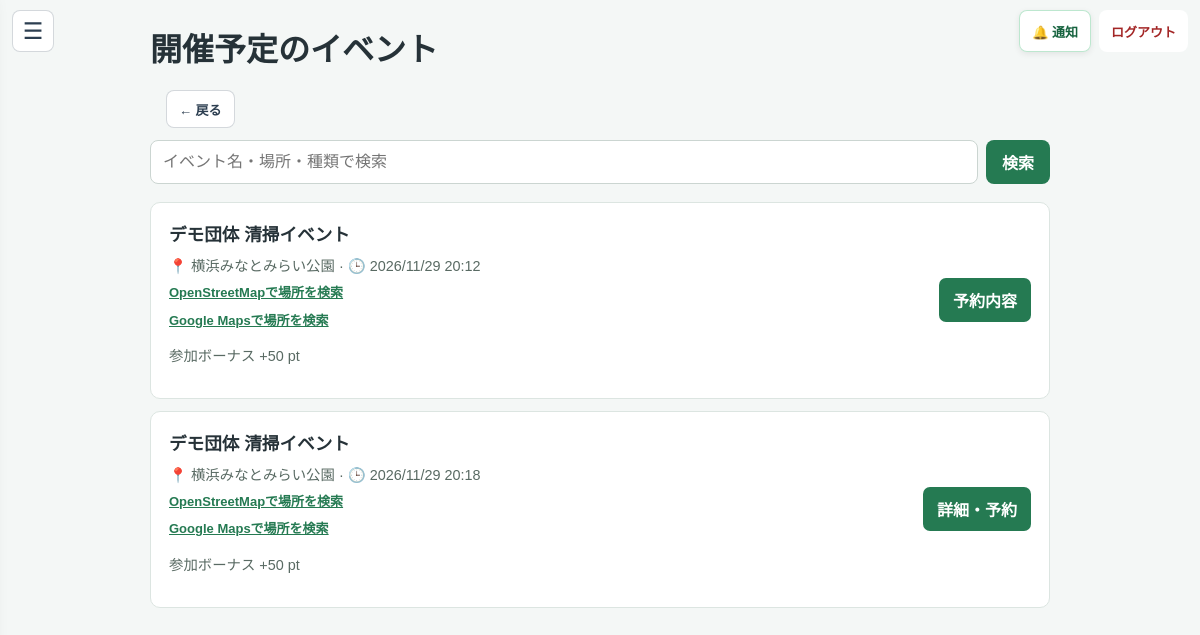
Before: /events (signed in) with the older database file.
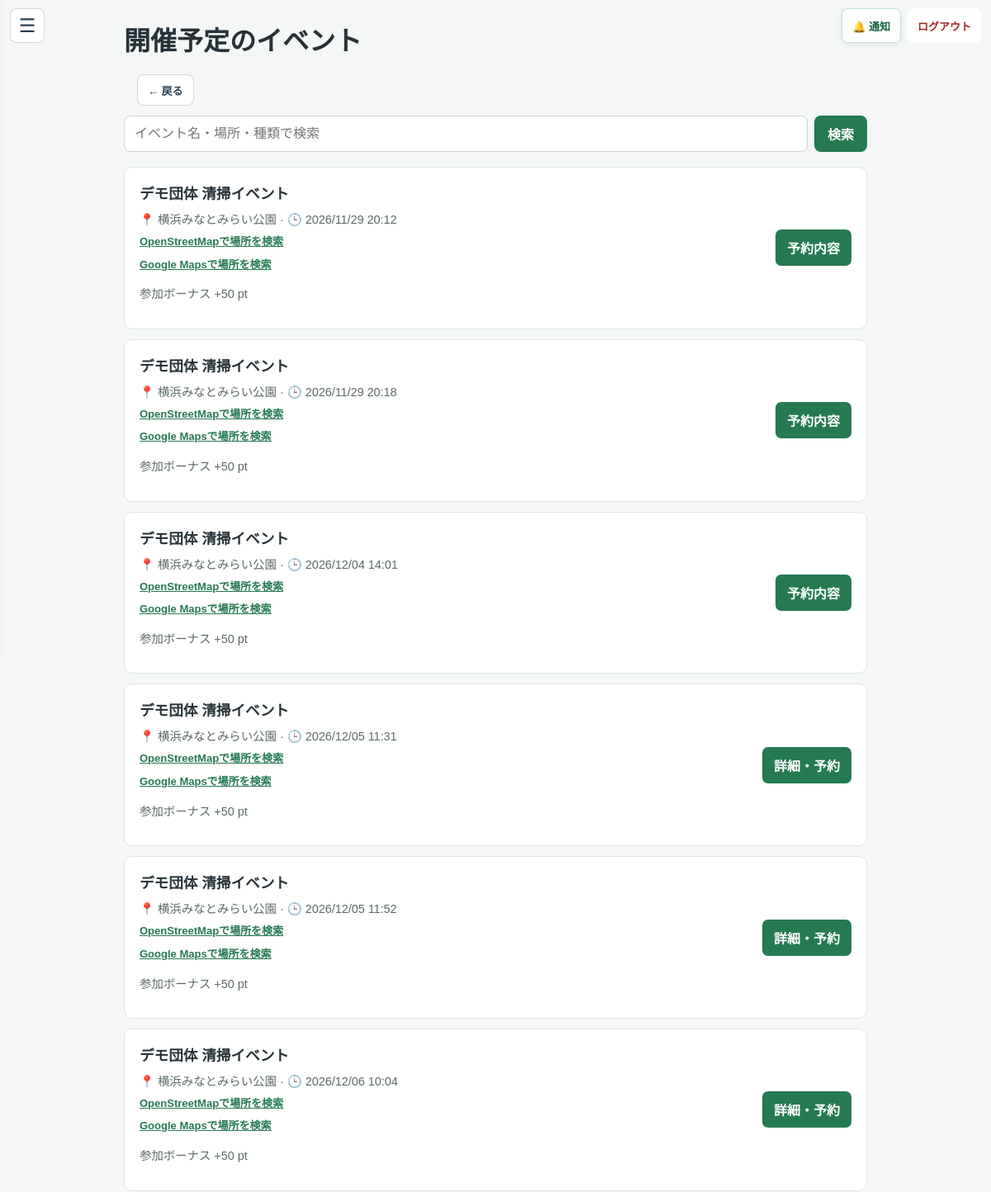
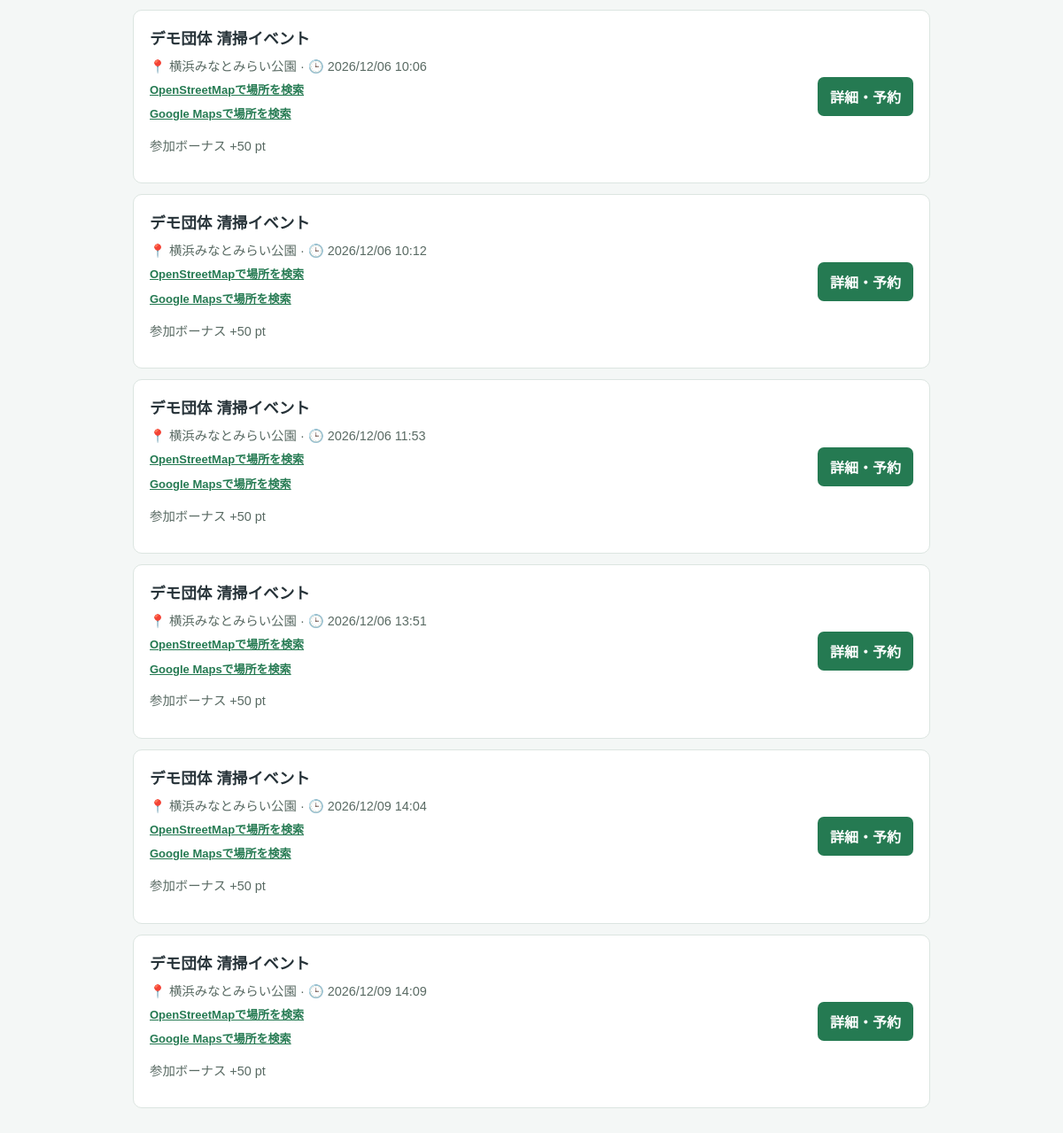
After: the same page with the newer database file (2 pictures, top to bottom).
### tables this page shows
CREATE TABLE events (
                id INTEGER PRIMARY KEY AUTOINCREMENT,
                name TEXT,
                location TEXT,
                datetime TEXT,
                bonus_points INTEGER,
                organizer_id INTEGER,
                status TEXT NOT NULL DEFAULT 'open' CHECK(status IN ('open', 'cancelled')), review_status TEXT NOT NULL
                DEFAULT 'approved'
                CHECK(review_status IN ('pending', 'reviewing', 'changes_requested', 'approved', 'rejected')), review_comment TEXT, reviewed_by INTEGER REFERENCES users(id), reviewed_at TEXT, organization_id INTEGER REFERENCES organizations(id), latitude REAL, longitude REAL, reward_details TEXT, category TEXT NOT NULL DEFAULT 'その他', capacity INTEGER NOT NULL DEFAULT 20, purpose_issue TEXT NOT NULL DEFAULT '',
                FOREIGN KEY (organizer_id) REFERENCES users(id)
            );

### app.py (the view, shortened to what this page needs)
@app.route('/events')
@user_required
def all_events():
    conn = get_db()
    try:
        search_query = request.args.get('q', '').strip()[:100]
        search_sql = ''
        search_params = []
        events = conn.execute(f"""
            SELECT e.*,
                   (SELECT COUNT(*) FROM event_reservations r
                    WHERE r.event_id = e.id AND r.status = 'reserved') AS reserved_count
            FROM events e
            WHERE e.status = 'open' AND e.review_status = 'approved'
                AND e.datetime >= datetime('now', '+9 hours')
                AND e.datetime <= datetime('now', '+9 hours', '+365 days')
                {search_sql}
            ORDER BY e.datetime
        """, search_params).fetchall()
        reserved_events = {
            row['event_id'] for row in conn.execute("""
                SELECT event_id FROM event_reservations
                WHERE user_id = ? AND status = 'reserved'
            """, (session['user_id'],)).fetchall()
        }
        joined_events = {
            row['event_id'] for row in conn.execute("""
                SELECT event_id FROM activity_history
                WHERE user_id = ? AND type = 'event' AND event_id IS NOT NULL
            """, (session['user_id'],)).fetchall()
        }
        return render_template(
            'event_list.html',
            title='開催予定のイベント',
            events=events,
            reserved_events=reserved_events,
            joined_events=joined_events,
            is_reservation_list=False,
            search_query=search_query,
        )
    finally:
        conn.close()

### app.py (called while the page is built)
def get_db():
    conn = sqlite3.connect(DATABASE)
    conn.row_factory = sqlite3.Row
    conn.execute("PRAGMA foreign_keys = ON")
    return conn

def user_required(func):
    @wraps(func)
    def wrapper(*args, **kwargs):
        user_id = session.get('user_id')
        if session.get('role') != 'user' or not user_id:
            return redirect(url_for('login'))
        conn = get_db()
        try:
            user = conn.execute(
                'SELECT role, is_active FROM users WHERE id = ?', (user_id,)
            ).fetchone()
        finally:
            conn.close()
        if not user or user['role'] != 'user' or not user['is_active']:
            session.clear()
            return redirect(url_for('login'))
        return func(*args, **kwargs)
    return wrapper

def _detect_view_mode():
    ua = (request.headers.get('User-Agent') or '').lower()
    if any(token in ua for token in ('mobile', 'android', 'iphone', 'ipod', 'iemobile')):
        return 'mobile'
    return 'pc'

### templates/event_list.html (shortened to what this page needs)
{% from "_event_location_map.html" import event_map_link %}
<!DOCTYPE html>
<html lang="ja">
<head>
</head>
<body>
    {% include "_user_navigation.html" %}
    <main>
        <h1><a href="{{ url_for('home') }}" style="color:inherit; text-decoration:none;">{{ title }}</a></h1>
        {% include "_user_page_back.html" %}
        {% if not is_reservation_list %}
            <form class="event-search" action="{{ url_for('all_events') }}" method="get" role="search">
                <input type="search" name="q" value="{{ search_query or '' }}" maxlength="100" placeholder="イベント名・場所・種類で検索" aria-label="イベント名・場所・種類で検索">
                <button type="submit">検索</button>
            </form>
        {% endif %}
        {% for event in events %}
            <article>
                <div>
                    <h2>{{ event.name }}</h2>
                    <div class="meta">📍 {{ event.location }} · 🕒 {{ event.datetime|replace('-', '/') }}</div>
                    {{ event_map_link(event) }}
                    <p class="meta">参加ボーナス +{{ event.bonus_points }} pt</p>
                </div>
                {% if event.id in joined_events %}
                    <span class="action" style="background:#64748b;">参加済み</span>
                {% elif is_reservation_list %}
                    {% if event.datetime|event_started %}
                        <a class="action" href="{{ url_for('event_live', event_id=event.id) }}">計測を開始</a>
                    {% else %}
                        <a class="action" href="{{ url_for('event_reserve', event_id=event.id) }}">開催前・予約内容</a>
                    {% endif %}
                {% elif event.id in reserved_events %}
                    <a class="action" href="{{ url_for('event_reserve', event_id=event.id) }}">予約内容</a>
                {% else %}
                    <a class="action" href="{{ url_for('event_reserve', event_id=event.id) }}">詳細・予約</a>
                {% endif %}
            </article>
        {% else %}
            <p class="empty">{% if is_reservation_list %}予約中のイベントはありません。{% elif search_query %}「{{ search_query }}」に一致するイベントはありません。{% else %}1年以内に開催予定のイベントはありません。{% endif %}</p>
        {% endfor %}
    </main>
</body>
</html>

### templates/_event_location_map.html (shortened to what this page needs)
{% macro event_map_link(event) -%}
    {% if event.latitude is not none and event.longitude is not none %}
        <a href="https://www.openstreetmap.org/?mlat={{ '%.7f'|format(event.latitude) }}&amp;mlon={{ '%.7f'|format(event.longitude) }}#map=17/{{ '%.7f'|format(event.latitude) }}/{{ '%.7f'|format(event.longitude) }}"
           target="_blank" rel="noopener noreferrer"
           style="display:block; width:fit-content; max-width:100%; margin-top:8px; color:#257a52; font-size:13px; font-weight:600; line-height:1.5; text-decoration:underline;">
            OpenStreetMapで位置を見る
        </a>
        <a href="https://www.google.com/maps/search/?api=1&amp;query={{ ('%.7f,%.7f'|format(event.latitude, event.longitude))|urlencode }}"
           target="_blank" rel="noopener noreferrer"
           style="display:block; width:fit-content; max-width:100%; margin:8px 0 0; color:#257a52; font-size:13px; font-weight:600; line-height:1.5; text-decoration:underline;">
            Google Mapsで位置・周辺情報を見る
        </a>
    {% elif event.location %}
        <a href="https://www.openstreetmap.org/search?query={{ event.location|urlencode }}"
           target="_blank" rel="noopener noreferrer"
           style="display:block; width:fit-content; max-width:100%; margin-top:8px; color:#257a52; font-size:13px; font-weight:600; line-height:1.5; text-decoration:underline;">
            OpenStreetMapで場所を検索
        </a>
        <a href="https://www.google.com/maps/search/?api=1&amp;query={{ event.location|urlencode }}"
           target="_blank" rel="noopener noreferrer"
           style="display:block; width:fit-content; max-width:100%; margin:8px 0 0; color:#257a52; font-size:13px; font-weight:600; line-height:1.5; text-decoration:underline;">
            Google Mapsで場所を検索
        </a>
    {% endif %}
{%- endmacro %}

Changed rows visible on the page:
computed for events (number 2 of 12 on the later page): text "詳細・予約" → "予約内容"
added events: name "デモ団体 清掃イベント", location "横浜みなとみらい公園", datetime "2026/12/04 14:01", bonus_points "50"
added events: name "デモ団体 清掃イベント", location "横浜みなとみらい公園", datetime "2026/12/05 11:31", bonus_points "50"
added events: name "デモ団体 清掃イベント", location "横浜みなとみらい公園", datetime "2026/12/05 11:52", bonus_points "50"
added events: name "デモ団体 清掃イベント", location "横浜みなとみらい公園", datetime "2026/12/06 10:04", bonus_points "50"
added events: name "デモ団体 清掃イベント", location "横浜みなとみらい公園", datetime "2026/12/06 10:06", bonus_points "50"
added events: name "デモ団体 清掃イベント", location "横浜みなとみらい公園", datetime "2026/12/06 10:12", bonus_points "50"
added events: name "デモ団体 清掃イベント", location "横浜みなとみらい公園", datetime "2026/12/06 11:53", bonus_points "50"
added events: name "デモ団体 清掃イベント", location "横浜みなとみらい公園", datetime "2026/12/06 13:51", bonus_points "50"
added events: name "デモ団体 清掃イベント", location "横浜みなとみらい公園", datetime "2026/12/09 14:04", bonus_points "50"
added events: name "デモ団体 清掃イベント", location "横浜みなとみらい公園", datetime "2026/12/09 14:09", bonus_points "50"
